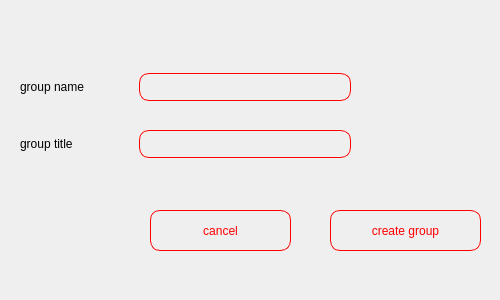
<?xml version="1.0" encoding="UTF-8"?>
<ui version="4.0">
 <class>creategroup</class>
 <widget class="QMainWindow" name="creategroup">
  <property name="geometry">
   <rect>
    <x>0</x>
    <y>0</y>
    <width>500</width>
    <height>300</height>
   </rect>
  </property>
  <property name="windowTitle">
   <string>MainWindow</string>
  </property>
  <widget class="QWidget" name="centralwidget">
   <widget class="QPushButton" name="create_group">
    <property name="geometry">
     <rect>
      <x>330</x>
      <y>210</y>
      <width>151</width>
      <height>41</height>
     </rect>
    </property>
    <property name="styleSheet">
     <string notr="true">background-color: rgba(0, 17, 33 , 0);
border: 1px solid rgb(255, 0, 0);
border-radius : 10px;
padding : 10px;
color:rgb(255, 0, 0);
width: 100px;</string>
    </property>
    <property name="text">
     <string>create group</string>
    </property>
   </widget>
   <widget class="QPushButton" name="cancel">
    <property name="geometry">
     <rect>
      <x>150</x>
      <y>210</y>
      <width>141</width>
      <height>41</height>
     </rect>
    </property>
    <property name="styleSheet">
     <string notr="true">background-color: rgba(0, 17, 33 , 0);
border: 1px solid rgb(255, 0, 0);
border-radius : 10px;
padding : 10px;
color:rgb(255, 0, 0);
width: 100px;</string>
    </property>
    <property name="text">
     <string>cancel</string>
    </property>
   </widget>
   <widget class="QWidget" name="layoutWidget">
    <property name="geometry">
     <rect>
      <x>20</x>
      <y>50</y>
      <width>331</width>
      <height>131</height>
     </rect>
    </property>
    <layout class="QVBoxLayout" name="verticalLayout">
     <item>
      <layout class="QHBoxLayout" name="horizontalLayout">
       <item>
        <widget class="QLabel" name="label">
         <property name="text">
          <string>group name</string>
         </property>
        </widget>
       </item>
       <item>
        <spacer name="horizontalSpacer_2">
         <property name="orientation">
          <enum>Qt::Horizontal</enum>
         </property>
         <property name="sizeHint" stdset="0">
          <size>
           <width>40</width>
           <height>20</height>
          </size>
         </property>
        </spacer>
       </item>
       <item>
        <widget class="QLineEdit" name="lineEdit">
         <property name="styleSheet">
          <string notr="true">width:200px;
background-color: rgba(0, 17, 33 , 0);
border: 1px solid rgb(255, 0, 0);
border-radius : 10px;
padding : 5px;
color:rgb(255, 0, 0);</string>
         </property>
        </widget>
       </item>
      </layout>
     </item>
     <item>
      <layout class="QHBoxLayout" name="horizontalLayout_2">
       <item>
        <widget class="QLabel" name="label_2">
         <property name="text">
          <string>group title</string>
         </property>
        </widget>
       </item>
       <item>
        <spacer name="horizontalSpacer">
         <property name="orientation">
          <enum>Qt::Horizontal</enum>
         </property>
         <property name="sizeHint" stdset="0">
          <size>
           <width>40</width>
           <height>20</height>
          </size>
         </property>
        </spacer>
       </item>
       <item>
        <widget class="QLineEdit" name="lineEdit_2">
         <property name="styleSheet">
          <string notr="true">width:200px;
background-color: rgba(0, 17, 33 , 0);
border: 1px solid rgb(255, 0, 0);
border-radius : 10px;
padding : 5px;
color:rgb(255, 0, 0);</string>
         </property>
        </widget>
       </item>
      </layout>
     </item>
    </layout>
   </widget>
  </widget>
 </widget>
 <resources/>
 <connections/>
</ui>
